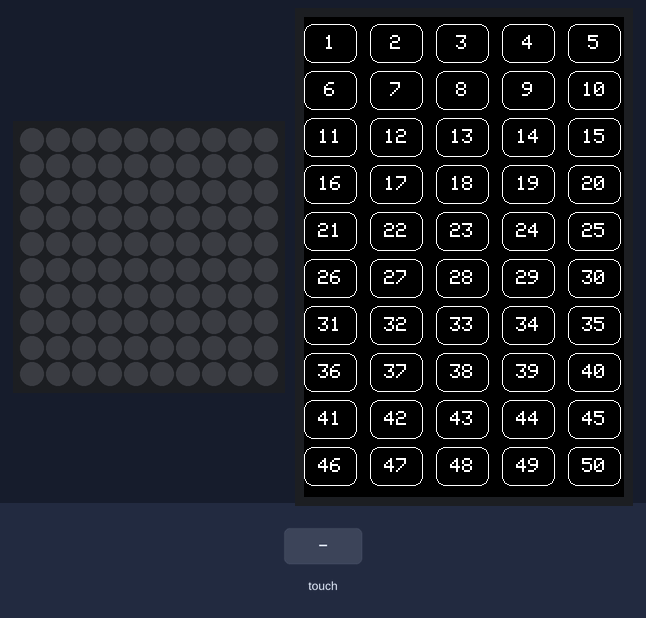
The sketch below on a simulated Arduino Mega 2560, built with avr-gcc and run on an emulated ATmega2560. On the bench: 10×10 RGB LED matrix (first LED top left, wired row by row), 320×480 colour display. The test bench sets the inputs (shaded band). What the sketch prints to the serial monitor is not drawn.

Above: at 1.8 s.
1.9 s: touch panel pressed at 13 % / 50 % of its raw x / y range
At 3.1 s:
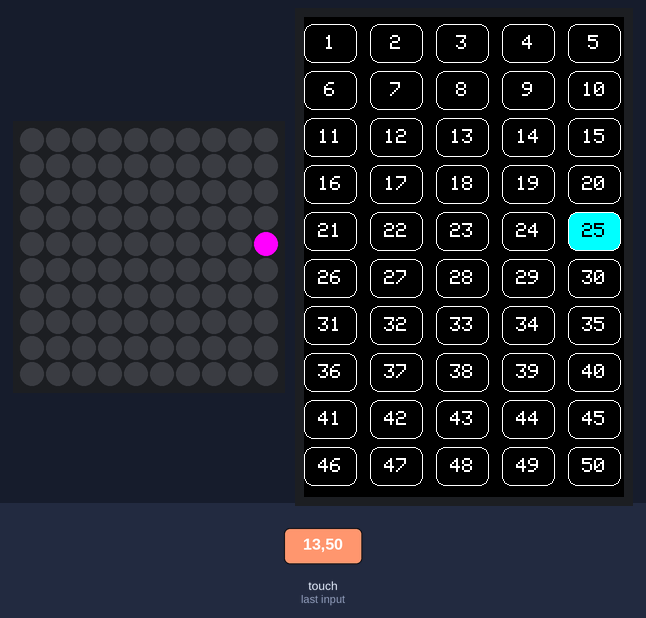
3.4 s: touch panel pressed at 13 % / 50 % of its raw x / y range
At 3.7 s:
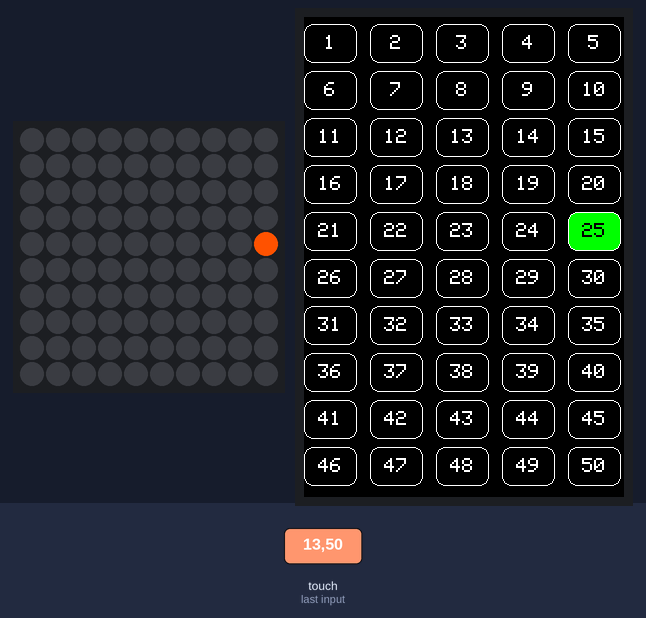
4.9 s: touch panel pressed at 38 % / 50 % of its raw x / y range
At 5.7 s:
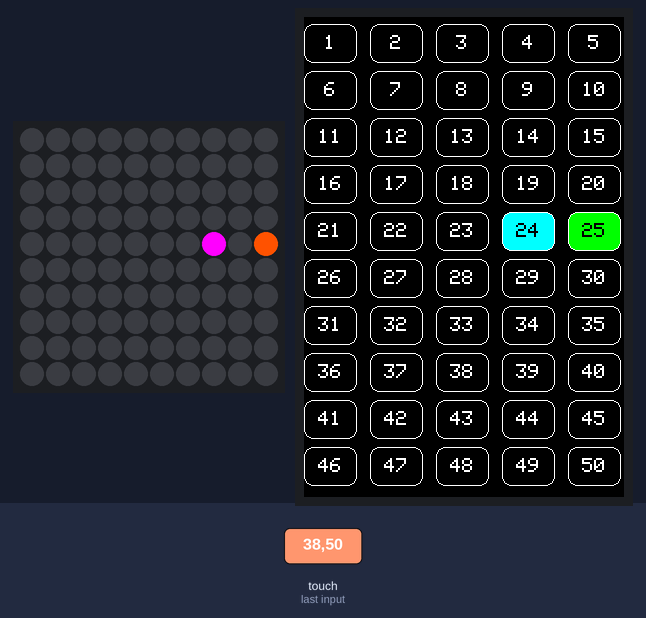
6.4 s: touch panel pressed at 13 % / 50 % of its raw x / y range
At 7.0 s:
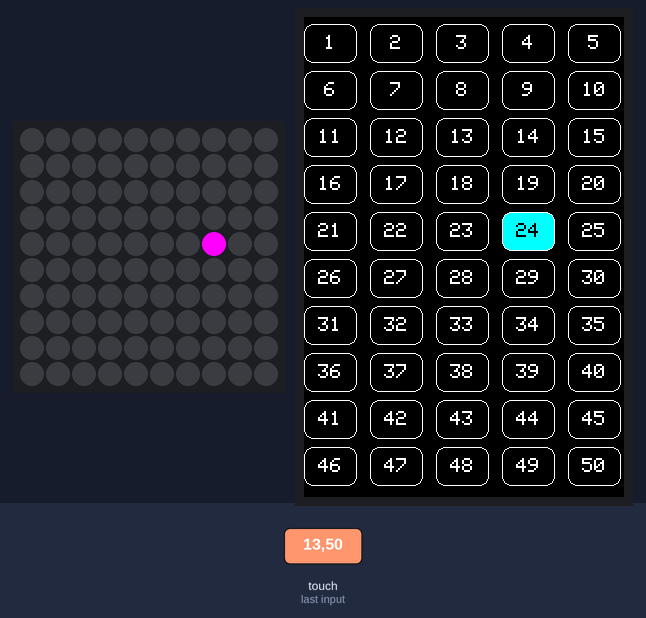
Timing chart, 0 to 8.9 s (numbered marks = the images above; inputs shaded):
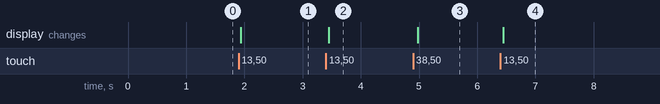

Measured:
- after the input at 1.9 s, the display: changes at once (image 1)
- after the input at 3.4 s, the display: changes after 0.05 s (image 2)
- after the input at 4.9 s, the display: changes after 0.08 s (image 3)
- after the input at 6.4 s, the display: changes after 0.05 s (image 4)

The sketch:

Final-Project.ino
```cpp
/***
* Climbing Wall Matrix
* This Code is for an Arduino Mega that is connected to a:
* 1. Touchscreen Sheild TFT 320x480 3.5"
* 2. WS2811 Addressable light string.
*
* Notes. For this project there were not any light strings with long enough spacing betwween lights so for every light on the wall there is a light behind the
* wall that is not used.
* 100 lights in total and 50 showing on the front of the panel.
*
*/

   #if 1

#include <Adafruit_GFX.h>
#include <Adafruit_NeoMatrix.h>
#include <Adafruit_NeoPixel.h>
#ifndef PSTR
 #define PSTR // Make Arduino Due happy
#endif
#include <MCUFRIEND_kbv.h>
MCUFRIEND_kbv tft;
#include <TouchScreen.h>
#define MINPRESSURE 200
#define MAXPRESSURE 1000
using namespace std;

#define PIN 45
// ALL Touch panels and wiring is DIFFERENT
// copy-paste results from TouchScreen_Calibr_native.ino

const int XP=8,XM=A2,YP=A3,YM=9; //320x480 ID=0x9486

const int TS_LEFT=913,TS_RT=140,TS_TOP=91,TS_BOT=957;


TouchScreen ts = TouchScreen(XP, YP, XM, YM, 300);

Adafruit_GFX_Button on_btn, off_btn, new_btn,btn1 ,btn2 ,btn3 ,btn4 ,btn5 ,btn6 ,btn7 ,btn8 ,btn9 ,btn10 ,btn11 ,btn12 ,btn13 ,btn14 ,btn15 ,btn16 ,btn17 ,btn18 ,btn19 ,btn20 ,btn21 ,btn22 ,btn23 ,btn24 ,btn25 ,btn26 ,btn27 ,btn28 ,btn29 ,btn30 ,btn31 ,btn32 ,btn33 ,btn34 ,btn35 ,btn36 ,btn37 ,btn38 ,btn39 ,btn40 ,btn41 ,btn42 ,btn43 ,btn44 ,btn45 ,btn46 ,btn47 ,btn48 ,btn49 ,btn50;
char  * charNumbers[52] = {"1", "2", "3", "4", "5", "6", "7", "8", "9", "10", "11", "12", "13", "14", "15", "16", "17", "18", "19", "20", "21", "22", "23", "24", "25", "26", "27", "28", "29", "30", "31", "32", "33", "34", "35", "36", "37", "38", "39", "40", "41", "42", "43", "44", "45", "46", "47", "48", "49", "50"};
int pixel_x, pixel_y;     //Touch_getXY() updates global vars
bool Touch_getXY(void)
{
    TSPoint p = ts.getPoint();
    pinMode(YP, OUTPUT);      //restore shared pins
    pinMode(XM, OUTPUT);
    digitalWrite(YP, HIGH);   //because TFT control pins
    digitalWrite(XM, HIGH);
    bool pressed = (p.z > MINPRESSURE && p.z < MAXPRESSURE);
    if (pressed) {
          pixel_x = map(p.x, TS_LEFT, TS_RT, 0, 320);
          pixel_y = map(p.y, TS_TOP, TS_BOT, 0, 480);
    }
    return pressed;
}

#define BLACK   0x0000
#define BLUE    0x001F
#define RED     0xF800
#define GREEN   0x07E0
#define MY_GREEN   0xFD00
#define CYAN    0x07FF
#define MAGENTA 0xF81F
#define YELLOW  0xFFE0
#define WHITE   0xFFFF

#define HEIGHT 47
#define WIDTH  66
#define START  26
#define BTN_WIDTH 53
#define BTN_HEIGHT 39

Adafruit_NeoMatrix matrix = Adafruit_NeoMatrix(10, 10, PIN,
  NEO_MATRIX_TOP     + NEO_MATRIX_RIGHT +
  NEO_MATRIX_ROWS + NEO_MATRIX_ZIGZAG,
  NEO_GRB         + NEO_KHZ800);

// bool btn.contains(int x, int y, inutton_number) {
Adafruit_GFX_Button buttons[50]; // buttons
int lightColor[50] = {0};      // set the matrix to off // 0 off, 1 magenta(cyan), 2 red(or whatever looks good 0

void setup(void)
{

  matrix.begin();
  matrix.setTextWrap(false);
  matrix.setBrightness(255);

    Serial.begin(9600);
    uint16_t ID = tft.readID();
    Serial.print("TFT ID = 0x");
    Serial.println(ID, HEX);
    Serial.println("Calibrate for your Touch Panel");
    Serial.print(tft.width());
    Serial.print(tft.height());
    if (ID == 0xD3D3) ID = 0x9486; // write-only shield
    tft.begin(ID);
    tft.setRotation(2);            //PORTRAIT
    tft.fillScreen(BLACK);
     // ( ? x,y, width, height, border, WORD-COLOR, FILL, words,font_size)
  // for moving columns
  int x = 0;
  // setup the buttons
  for (int i = 0; i <= 49; i++)
  {
     if (i != 0 && (i % 5) == 0) {
       x++;
     }
     buttons[i].initButton(&tft,  START  + WIDTH * (i % 5) , START + (HEIGHT * x), BTN_WIDTH, BTN_HEIGHT, WHITE, WHITE, BLACK, charNumbers[i] , 2);


  }
  // not sure why we have to set these to false.
  for (int i = 0; i <= 49; ++i)
  {
     buttons[i].drawButton(true);
  }

}


int color = 0;
void loop(void)
{

  matrix.fillScreen(0);
  matrix.setCursor(0, 0);

    bool down = Touch_getXY();
// Error Checking
//    if(down) {
//      Serial.print("x: ");
//      Serial.print(pixel_x);
//      Serial.print("\n");
//      Serial.print("Y: ");
//      Serial.print(pixel_y);
//      Serial.print("\n");
//
//    }
//

    int y = 0;
    for (int i = 0; i <= 49; i++)
    {

       buttons[i].press(down && buttons[i].contains(pixel_x, pixel_y));
       // How to move to next row.
       if (i != 0 && (i % 5) == 0) {
         y++;
       }
       if (buttons[i].justPressed())  {
        if (lightColor[i] == 0) {
          lightColor[i] = 1;
          buttons[i].initButton(&tft,  START  + WIDTH * (i % 5) , START + (HEIGHT * y), BTN_WIDTH, BTN_HEIGHT, WHITE, BLACK, CYAN, charNumbers[i] , 2);
        }else if ( lightColor[i] == 1) {
          lightColor[i] = 2;
          buttons[i].initButton(&tft,  START  + WIDTH * (i % 5) , START + (HEIGHT * y), BTN_WIDTH, BTN_HEIGHT, WHITE, BLACK, GREEN, charNumbers[i] , 2);
        }
        else {
          buttons[i].initButton(&tft,  START  + WIDTH * (i % 5) , START + (HEIGHT * y), BTN_WIDTH, BTN_HEIGHT, WHITE, WHITE, BLACK, charNumbers[i] , 2);
          lightColor[i] = 0;
        }
        buttons[i].drawButton(true);
       }
       // Code to allow more than one color to be shown on the wall
       if (lightColor[i] == 1) {

        if ( y % 2 == 0) {
          matrix.drawPixel((i * 2 % 10) +1,y , 0xF81F);
        }
        else {
          matrix.drawPixel(i * 2 % 10,y , 0xF81F);
        }

       }
       else if (lightColor[i] == 2) {
          if ( y % 2 == 0) {
            matrix.drawPixel((i * 2 % 10) +1,y , MY_GREEN);
          }
          else {
            matrix.drawPixel(i * 2 % 10,y , MY_GREEN);
          }
       }

    }


matrix.show();
delay(50);

}
#endif
```
